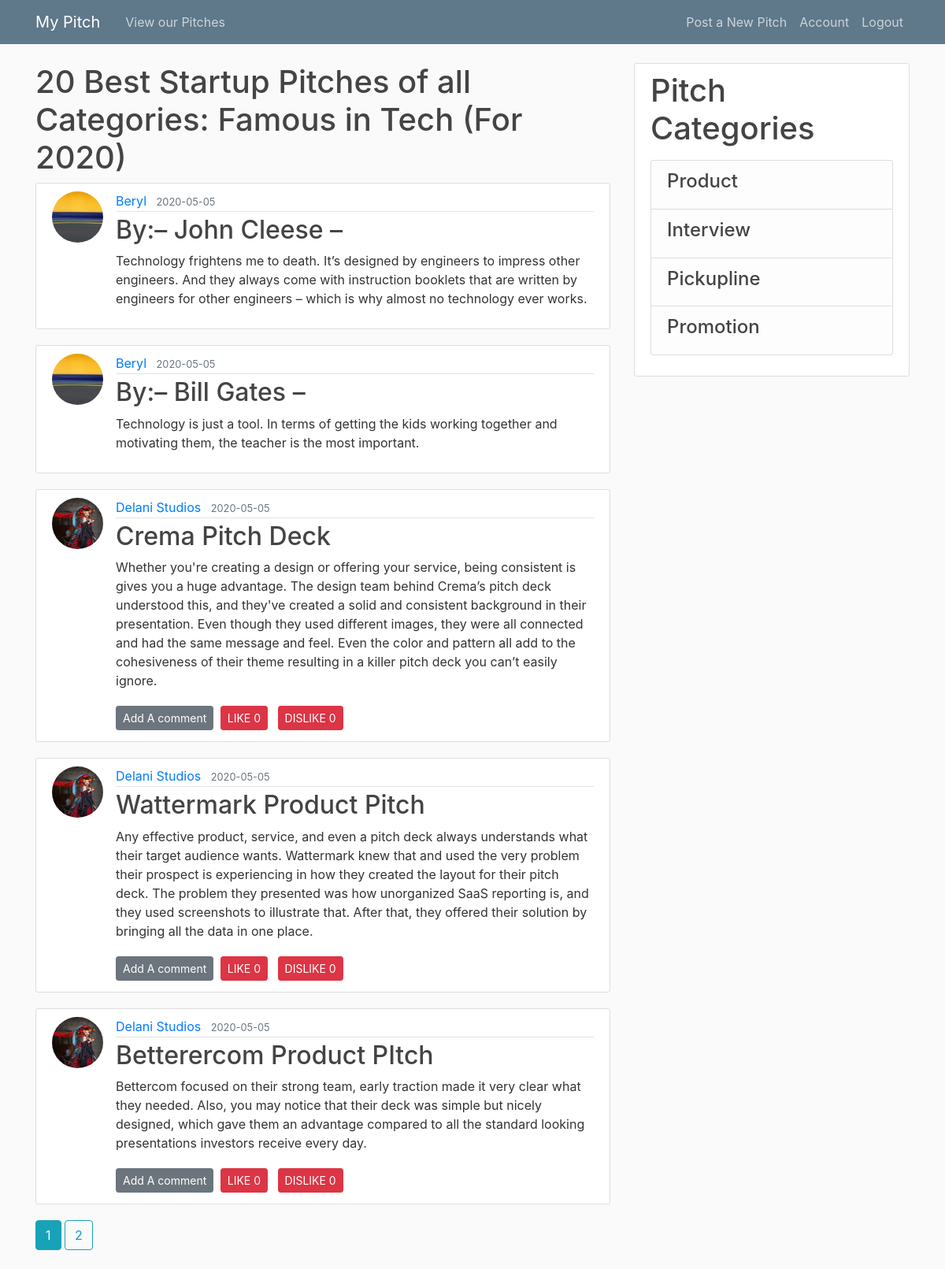
Page /product (signed in) on the committed database.
### app/models.py (models this page shows, shortened)
class Post(db.Model):
    id = db.Column(db.Integer, primary_key=True)
    title = db.Column(db.String(100), nullable=False)
    date = db.Column(db.DateTime, nullable=False, default=datetime.utcnow)
    content = db.Column(db.Text, nullable=False)
    user_id = db.Column(db.Integer, db.ForeignKey('user.id'), nullable=False)

class User(db.Model, UserMixin):
    id = db.Column(db.Integer, primary_key=True)
    username = db.Column(db.String(20), unique=True, nullable=False)
    email = db.Column(db.String(120), unique=True, nullable=False)
    image_file = db.Column(db.String(20), nullable=False, default='default.jpg')
    password = db.Column(db.String(60), nullable=False)
    posts = db.relationship('Post', backref='author', lazy=True)

### app/routes.py (the view)
@app.route("/product")
def product():
    page = request.args.get('page', 1, type=int)
    posts = Post.query.order_by(Post.date.desc()).paginate(page=page, per_page=5)
    return render_template('product.html', posts=posts)

### app/models.py (called while the page is built)
@login_manager.user_loader
def load_user(user_id):
    return User.query.get(int(user_id))

### app/templates/product.html
{% extends "base.html" %}
{% block content %}
<h1>20 Best Startup Pitches of all Categories: Famous in Tech (For 2020)</h1>
{% for post in posts.items %}
<article class="media content-section">
  <img class="rounded-circle article-img"
    src="{{ url_for('static', filename='profile_pics/' + post.author.image_file) }}">
  <div class="media-body">
    <div class="article-metadata">
      <a class="mr-2" href="{{ url_for('user_posts', username=post.author.username) }}">{{ post.author.username }}</a>
      <small class="text-muted">{{ post.date.strftime('%Y-%m-%d') }}</small>
    </div>
    <h2><a class="article-title" href="{{ url_for('post', post_id=post.id) }}">{{ post.title }}</a></h2>
    <p class="article-content">{{ post.content }}</p>
    {% if post.author == current_user %}
    <div>
      <a class="btn btn-secondary btn-sm mt-1 mb-1" href="{{ url_for('comment') }}">Add A comment</a>
      <button type="button" class="btn btn-danger btn-sm m-1" data-toggle="modal" data-target="#deleteModal">LIKE
        <span>0</span></button>
      <button type="button" class="btn btn-danger btn-sm m-1" data-toggle="modal" data-target="#deleteModal">DISLIKE
        <span>0</span></button>
    </div>
    {% endif %}
  </div>
</article>
{% endfor %}
{% for page_num in posts.iter_pages(left_edge=1, right_edge=1, left_current=1, right_current=2) %}
{% if page_num %}
{% if posts.page == page_num %}
<a class="btn btn-info mb-4" href="{{ url_for('product', page=page_num) }}">{{ page_num }}</a>
{% else %}
<a class="btn btn-outline-info mb-4" href="{{ url_for('product', page=page_num) }}">{{ page_num }}</a>
{% endif %}
{% else %}
...
{% endif %}
{% endfor %}
{% endblock content %}

### app/static/styles.css (style rules this page uses)
body { background: #fafafa; color: #333333; margin-top: 5rem; }
h1, h2, h3, h4, h5, h6 { color: #444444; }
.content-section { background: #ffffff; padding: 10px 20px; border: 1px solid #dddddd; border-radius: 3px; margin-bottom: 20px; }
.article-title { color: #444444; }
.article-content { white-space: pre-line; }
.article-img { height: 65px; width: 65px; margin-right: 16px; }
.article-metadata { padding-bottom: 1px; margin-bottom: 4px; border-bottom: 1px solid #e3e3e3 }

### rows in the picture
Post: image_file (picture), author.username "Beryl", date "2020-05-05", title "By:– John Cleese –", content "Technology frightens me to death. It’s designed by engineers to impress other engineers. And they always come with instruction booklets that are written by engineers for other engineers – which is why almost no technology ever works."
Post: image_file (picture), author.username "Beryl", date "2020-05-05", title "By:– Bill Gates –", content "Technology is just a tool. In terms of getting the kids working together and motivating them, the teacher is the most important."
Post: image_file (picture), author.username "Delani Studios", date "2020-05-05", title "Crema Pitch Deck", content "Whether you're creating a design or offering your service, being consistent is gives you a huge advantage. The design team behind Crema’s pitch deck understood this, and they've created a solid and consistent background in their presentation. Even though they used different images, they were all connected and had the same message and feel. Even the color and pattern all add to the cohesiveness of their theme resulting in a killer pitch deck you can’t easily ignore."
Post: image_file (picture), author.username "Delani Studios", date "2020-05-05", title "Wattermark Product Pitch", content "Any effective product, service, and even a pitch deck always understands what their target audience wants. Wattermark knew that and used the very problem their prospect is experiencing in how they created the layout for their pitch deck. The problem they presented was how unorganized SaaS reporting is, and they used screenshots to illustrate that. After that, they offered their solution by bringing all the data in one place."
Post: image_file (picture), author.username "Delani Studios", date "2020-05-05", title "Betterercom Product PItch", content "Bettercom focused on their strong team, early traction made it very clear what they needed. Also, you may notice that their deck was simple but nicely designed, which gave them an advantage compared to all the standard looking presentations investors receive every day."

### other values in the picture
{{ page_num }} "1"
{{ page_num }} "2"
